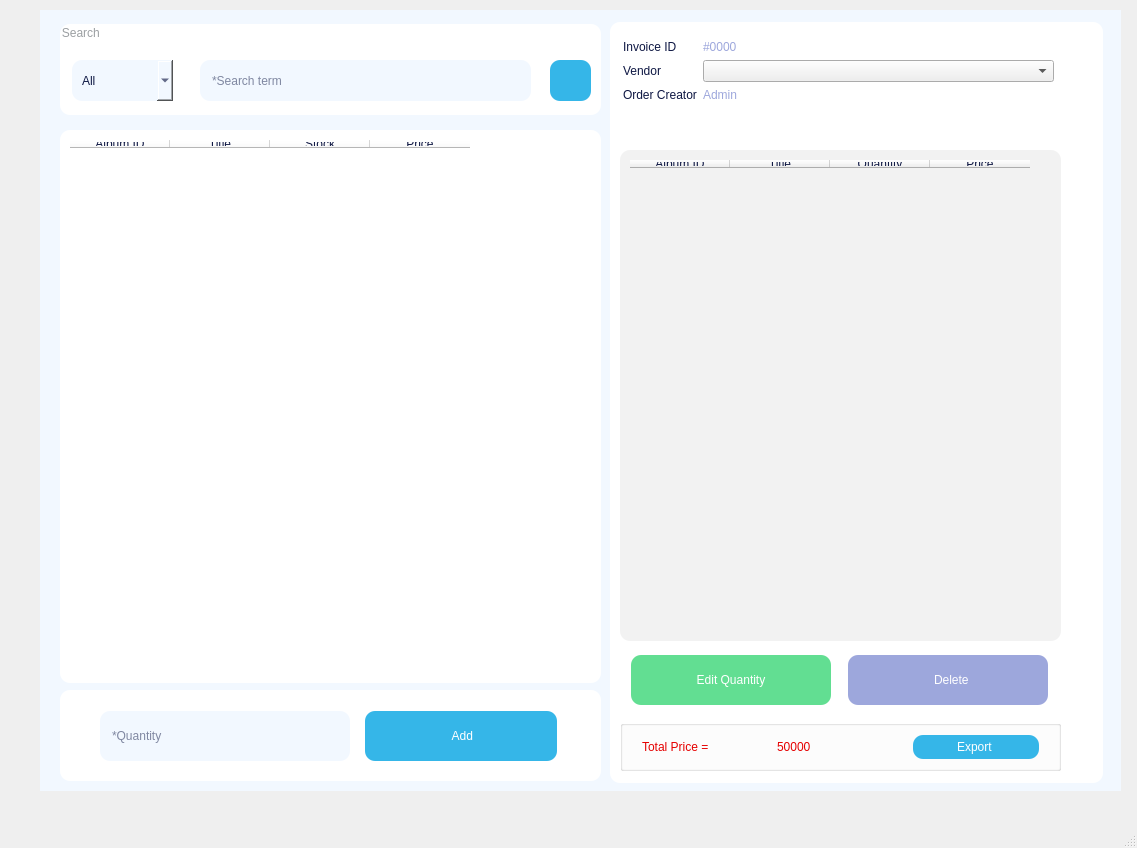
<?xml version="1.0" encoding="UTF-8"?>
<ui version="4.0">
 <class>MainWindowImport</class>
 <widget class="QMainWindow" name="MainWindowImport">
  <property name="geometry">
   <rect>
    <x>0</x>
    <y>0</y>
    <width>1137</width>
    <height>848</height>
   </rect>
  </property>
  <property name="maximumSize">
   <size>
    <width>1920</width>
    <height>1080</height>
   </size>
  </property>
  <property name="focusPolicy">
   <enum>Qt::NoFocus</enum>
  </property>
  <property name="windowTitle">
   <string>Import </string>
  </property>
  <property name="autoFillBackground">
   <bool>false</bool>
  </property>
  <property name="toolButtonStyle">
   <enum>Qt::ToolButtonTextUnderIcon</enum>
  </property>
  <property name="animated">
   <bool>false</bool>
  </property>
  <widget class="QWidget" name="centralwidget">
   <widget class="QLabel" name="label_2">
    <property name="geometry">
     <rect>
      <x>40</x>
      <y>10</y>
      <width>1081</width>
      <height>781</height>
     </rect>
    </property>
    <property name="styleSheet">
     <string notr="true">background-color: rgb(242, 248, 255);</string>
    </property>
    <property name="text">
     <string/>
    </property>
   </widget>
   <widget class="QGroupBox" name="groupBox_2">
    <property name="geometry">
     <rect>
      <x>60</x>
      <y>24</y>
      <width>541</width>
      <height>91</height>
     </rect>
    </property>
    <property name="styleSheet">
     <string notr="true">padding: 5px;
border-radius: 10px;
color: rgb(155, 159, 162);
background-color: rgb(255, 255, 255);
font: 25 10pt &quot;Montserrat Light&quot;;</string>
    </property>
    <property name="title">
     <string>Search </string>
    </property>
    <widget class="QLineEdit" name="lineEditSearch">
     <property name="geometry">
      <rect>
       <x>140</x>
       <y>36</y>
       <width>331</width>
       <height>41</height>
      </rect>
     </property>
     <property name="styleSheet">
      <string notr="true">background-color: rgb(242, 248, 255);
color: rgb(14, 23, 67);
font: 57 12pt &quot;Montserrat Medium&quot;;
padding: 10px;</string>
     </property>
     <property name="text">
      <string/>
     </property>
     <property name="placeholderText">
      <string>*Search term</string>
     </property>
    </widget>
    <widget class="QPushButton" name="pushButtonSearch">
     <property name="geometry">
      <rect>
       <x>490</x>
       <y>36</y>
       <width>41</width>
       <height>41</height>
      </rect>
     </property>
     <property name="maximumSize">
      <size>
       <width>100</width>
       <height>100</height>
      </size>
     </property>
     <property name="styleSheet">
      <string notr="true">QPushButton {
    background-color: #35B6E8; /* Màu nền mặc định */
    border-radius: 10px; 
    padding: 5px;

}

QPushButton:hover {
    background-color: #8EDAF8; /* Màu khi di chuột */  

}

QPushButton:pressed {
    background-color: #35B6E8; /* Màu khi nhấn */
}

QPushButton:focus {
    border: 5px solid #8EDAF8; /* Viền khi nút được focus */ 
}
</string>
     </property>
     <property name="text">
      <string/>
     </property>
     <property name="icon">
      <iconset>
       <normaloff>../../RESOURCE/ICON/search.png</normaloff>../../RESOURCE/ICON/search.png</iconset>
     </property>
     <property name="iconSize">
      <size>
       <width>25</width>
       <height>25</height>
      </size>
     </property>
    </widget>
    <widget class="QComboBox" name="comboBoxSearch">
     <property name="geometry">
      <rect>
       <x>12</x>
       <y>36</y>
       <width>101</width>
       <height>41</height>
      </rect>
     </property>
     <property name="styleSheet">
      <string notr="true">background-color: rgb(242, 248, 255);
color: rgb(14, 23, 67);
font: 57 12pt &quot;Montserrat Medium&quot;;
padding: 10px;</string>
     </property>
     <property name="editable">
      <bool>false</bool>
     </property>
     <property name="currentText">
      <string>All</string>
     </property>
     <property name="sizeAdjustPolicy">
      <enum>QComboBox::AdjustToContentsOnFirstShow</enum>
     </property>
     <item>
      <property name="text">
       <string>All</string>
      </property>
     </item>
     <item>
      <property name="text">
       <string>ID</string>
      </property>
     </item>
     <item>
      <property name="text">
       <string>Title</string>
      </property>
     </item>
     <item>
      <property name="text">
       <string>Artist</string>
      </property>
     </item>
     <item>
      <property name="text">
       <string>Year</string>
      </property>
     </item>
     <item>
      <property name="text">
       <string>Category</string>
      </property>
     </item>
    </widget>
   </widget>
   <widget class="QTableWidget" name="tableWidgetDefault">
    <property name="geometry">
     <rect>
      <x>60</x>
      <y>130</y>
      <width>541</width>
      <height>553</height>
     </rect>
    </property>
    <property name="toolTip">
     <string/>
    </property>
    <property name="styleSheet">
     <string notr="true">padding: 5px;
border-radius: 10px;
color: rgb(14, 23, 67);
background-color: rgb(255, 255, 255);
font: 57 10pt &quot;Montserrat Medium&quot;;</string>
    </property>
    <column>
     <property name="text">
      <string>Album ID</string>
     </property>
    </column>
    <column>
     <property name="text">
      <string>Title</string>
     </property>
    </column>
    <column>
     <property name="text">
      <string>Stock</string>
     </property>
    </column>
    <column>
     <property name="text">
      <string>Price</string>
     </property>
    </column>
   </widget>
   <widget class="QLabel" name="label_3">
    <property name="geometry">
     <rect>
      <x>60</x>
      <y>690</y>
      <width>541</width>
      <height>91</height>
     </rect>
    </property>
    <property name="styleSheet">
     <string notr="true">border-radius: 10px;
background-color: rgb(255, 255, 255);</string>
    </property>
    <property name="text">
     <string/>
    </property>
   </widget>
   <widget class="QWidget" name="horizontalLayoutWidget">
    <property name="geometry">
     <rect>
      <x>100</x>
      <y>710</y>
      <width>457</width>
      <height>52</height>
     </rect>
    </property>
    <layout class="QHBoxLayout" name="horizontalLayout">
     <property name="spacing">
      <number>15</number>
     </property>
     <item>
      <widget class="QLineEdit" name="lineEditQuantity">
       <property name="maximumSize">
        <size>
         <width>250</width>
         <height>50</height>
        </size>
       </property>
       <property name="styleSheet">
        <string notr="true">background-color: rgb(242, 248, 255);
color: rgb(14, 23, 67);
font: 57 12pt &quot;Montserrat Medium&quot;;
padding: 10px;
border-radius: 10px;</string>
       </property>
       <property name="placeholderText">
        <string>*Quantity</string>
       </property>
      </widget>
     </item>
     <item>
      <widget class="QPushButton" name="pushButtonAdd">
       <property name="maximumSize">
        <size>
         <width>200</width>
         <height>50</height>
        </size>
       </property>
       <property name="styleSheet">
        <string notr="true">QPushButton {
	font: 57 12pt &quot;Montserrat Medium&quot;;
	color: rgb(255, 255, 255);
    background-color: #35B6E8; /* Màu nền mặc định */
    border-radius: 10px; 
    padding: 1px;

}

QPushButton:hover {
    background-color: #8EDAF8; /* Màu khi di chuột */  

}

QPushButton:pressed {
    background-color: #35B6E8; /* Màu khi nhấn */
}

QPushButton:focus {
    border: 5px solid #8EDAF8; /* Viền khi nút được focus */ 
}
</string>
       </property>
       <property name="text">
        <string> Add</string>
       </property>
       <property name="icon">
        <iconset>
         <normaloff>../../RESOURCE/ICON/tick.png</normaloff>../../RESOURCE/ICON/tick.png</iconset>
       </property>
       <property name="iconSize">
        <size>
         <width>25</width>
         <height>25</height>
        </size>
       </property>
      </widget>
     </item>
    </layout>
   </widget>
   <widget class="QLabel" name="label_6">
    <property name="geometry">
     <rect>
      <x>610</x>
      <y>22</y>
      <width>493</width>
      <height>761</height>
     </rect>
    </property>
    <property name="styleSheet">
     <string notr="true">border-radius: 10px;
background-color: rgb(255, 255, 255);</string>
    </property>
    <property name="text">
     <string/>
    </property>
   </widget>
   <widget class="QWidget" name="formLayoutWidget">
    <property name="geometry">
     <rect>
      <x>623</x>
      <y>40</y>
      <width>431</width>
      <height>111</height>
     </rect>
    </property>
    <layout class="QFormLayout" name="formLayout">
     <item row="1" column="0">
      <widget class="QLabel" name="label_7">
       <property name="styleSheet">
        <string notr="true">color: rgb(14, 23, 67);
font: 57 10pt &quot;Montserrat Medium&quot;;</string>
       </property>
       <property name="text">
        <string>Invoice ID</string>
       </property>
      </widget>
     </item>
     <item row="1" column="1">
      <widget class="QLabel" name="labelGoodInvoiceID">
       <property name="styleSheet">
        <string notr="true">
color: rgb(157, 167, 220);
font: 57 10pt &quot;Montserrat Medium&quot;;</string>
       </property>
       <property name="text">
        <string>#0000</string>
       </property>
      </widget>
     </item>
     <item row="3" column="0">
      <widget class="QLabel" name="label_10">
       <property name="styleSheet">
        <string notr="true">color: rgb(14, 23, 67);
font: 57 10pt &quot;Montserrat Medium&quot;;</string>
       </property>
       <property name="text">
        <string>Order Creator</string>
       </property>
      </widget>
     </item>
     <item row="3" column="1">
      <widget class="QLabel" name="labelAdminName">
       <property name="styleSheet">
        <string notr="true">
color: rgb(157, 167, 220);
font: 57 10pt &quot;Montserrat Medium&quot;;</string>
       </property>
       <property name="text">
        <string>Admin</string>
       </property>
      </widget>
     </item>
     <item row="2" column="0">
      <widget class="QLabel" name="label_9">
       <property name="styleSheet">
        <string notr="true">color: rgb(14, 23, 67);
font: 57 10pt &quot;Montserrat Medium&quot;;</string>
       </property>
       <property name="text">
        <string>Vendor</string>
       </property>
      </widget>
     </item>
     <item row="2" column="1">
      <widget class="QComboBox" name="comboBoxVendor"/>
     </item>
    </layout>
   </widget>
   <widget class="QTableWidget" name="tableWidgetImport">
    <property name="geometry">
     <rect>
      <x>620</x>
      <y>150</y>
      <width>441</width>
      <height>491</height>
     </rect>
    </property>
    <property name="toolTip">
     <string/>
    </property>
    <property name="styleSheet">
     <string notr="true">padding: 5px;
border-radius: 10px;
color: rgb(14, 23, 67);
background-color: rgb(242, 242, 242);
font: 57 10pt &quot;Montserrat Medium&quot;;
</string>
    </property>
    <column>
     <property name="text">
      <string>Album ID</string>
     </property>
    </column>
    <column>
     <property name="text">
      <string>Title</string>
     </property>
    </column>
    <column>
     <property name="text">
      <string>Quantity</string>
     </property>
    </column>
    <column>
     <property name="text">
      <string>Price</string>
     </property>
    </column>
   </widget>
   <widget class="QWidget" name="horizontalLayoutWidget_2">
    <property name="geometry">
     <rect>
      <x>620</x>
      <y>650</y>
      <width>441</width>
      <height>61</height>
     </rect>
    </property>
    <layout class="QHBoxLayout" name="horizontalLayout_2">
     <item>
      <widget class="QPushButton" name="pushButtonEdit">
       <property name="maximumSize">
        <size>
         <width>200</width>
         <height>50</height>
        </size>
       </property>
       <property name="sizeIncrement">
        <size>
         <width>200</width>
         <height>50</height>
        </size>
       </property>
       <property name="styleSheet">
        <string notr="true">QPushButton {
	font: 57 12pt &quot;Montserrat Medium&quot;;
	color: rgb(255, 255, 255);
    background-color: #62DE92; /* Màu nền mặc định */
    border-radius: 10px; 
    padding: 1px;

}

QPushButton:hover {
    background-color: #BAECCD; /* Màu khi di chuột */  

}

QPushButton:pressed {
    background-color: #62DE92; /* Màu khi nhấn */
}

QPushButton:focus {
    border: 5px solid #62DE92; /* Viền khi nút được focus */ 
}
</string>
       </property>
       <property name="text">
        <string>Edit Quantity</string>
       </property>
       <property name="icon">
        <iconset>
         <normaloff>../../RESOURCE/ICON/edit.png</normaloff>../../RESOURCE/ICON/edit.png</iconset>
       </property>
      </widget>
     </item>
     <item>
      <widget class="QPushButton" name="pushButtonDelete">
       <property name="maximumSize">
        <size>
         <width>200</width>
         <height>50</height>
        </size>
       </property>
       <property name="sizeIncrement">
        <size>
         <width>200</width>
         <height>50</height>
        </size>
       </property>
       <property name="styleSheet">
        <string notr="true">QPushButton {
	font: 57 12pt &quot;Montserrat Medium&quot;;
	color: rgb(255, 255, 255);
    background-color: #9DA7DC; /* Màu nền mặc định */
    border-radius: 10px; 
    padding: 1px;

}

QPushButton:hover {
    background-color: #D8DDF8; /* Màu khi di chuột */  

}

QPushButton:pressed {
    background-color: #9DA7DC; /* Màu khi nhấn */
}

QPushButton:focus {
    border: 5px solid #9DA7DC; /* Viền khi nút được focus */ 
}
</string>
       </property>
       <property name="text">
        <string>  Delete</string>
       </property>
       <property name="icon">
        <iconset>
         <normaloff>../../RESOURCE/ICON/delete.png</normaloff>../../RESOURCE/ICON/delete.png</iconset>
       </property>
       <property name="iconSize">
        <size>
         <width>50</width>
         <height>25</height>
        </size>
       </property>
      </widget>
     </item>
    </layout>
   </widget>
   <widget class="QGroupBox" name="horizontalGroupBox_3">
    <property name="geometry">
     <rect>
      <x>620</x>
      <y>720</y>
      <width>441</width>
      <height>51</height>
     </rect>
    </property>
    <layout class="QHBoxLayout" name="horizontalLayout_3">
     <property name="spacing">
      <number>9</number>
     </property>
     <property name="leftMargin">
      <number>19</number>
     </property>
     <property name="rightMargin">
      <number>19</number>
     </property>
     <item>
      <widget class="QLabel" name="label_12">
       <property name="styleSheet">
        <string notr="true">font: 63 14pt &quot;Montserrat SemiBold&quot;;
color: rgb(229, 0, 0);</string>
       </property>
       <property name="text">
        <string>Total Price = </string>
       </property>
      </widget>
     </item>
     <item>
      <widget class="QLabel" name="labelTotalPrice">
       <property name="styleSheet">
        <string notr="true">font: 81 14pt &quot;Montserrat ExtraBold&quot;;
color: rgb(229, 0, 0);</string>
       </property>
       <property name="text">
        <string>50000</string>
       </property>
      </widget>
     </item>
     <item>
      <widget class="QPushButton" name="pushButtonImportEx">
       <property name="maximumSize">
        <size>
         <width>16777215</width>
         <height>30</height>
        </size>
       </property>
       <property name="styleSheet">
        <string notr="true">QPushButton {
	font: 57 12pt &quot;Montserrat Medium&quot;;
	color: rgb(255, 255, 255);
    background-color: #35B6E8; /* Màu nền mặc định */
    border-radius: 10px; 
    padding: 1px;

}

QPushButton:hover {
    background-color: #8EDAF8; /* Màu khi di chuột */  

}

QPushButton:pressed {
    background-color: #35B6E8; /* Màu khi nhấn */
}

QPushButton:focus {
    border: 5px solid #8EDAF8; /* Viền khi nút được focus */ 
}
</string>
       </property>
       <property name="text">
        <string>Export </string>
       </property>
      </widget>
     </item>
    </layout>
   </widget>
  </widget>
  <widget class="QMenuBar" name="menubar">
   <property name="geometry">
    <rect>
     <x>0</x>
     <y>0</y>
     <width>1137</width>
     <height>26</height>
    </rect>
   </property>
  </widget>
  <widget class="QStatusBar" name="statusbar"/>
 </widget>
 <resources/>
 <connections/>
</ui>
